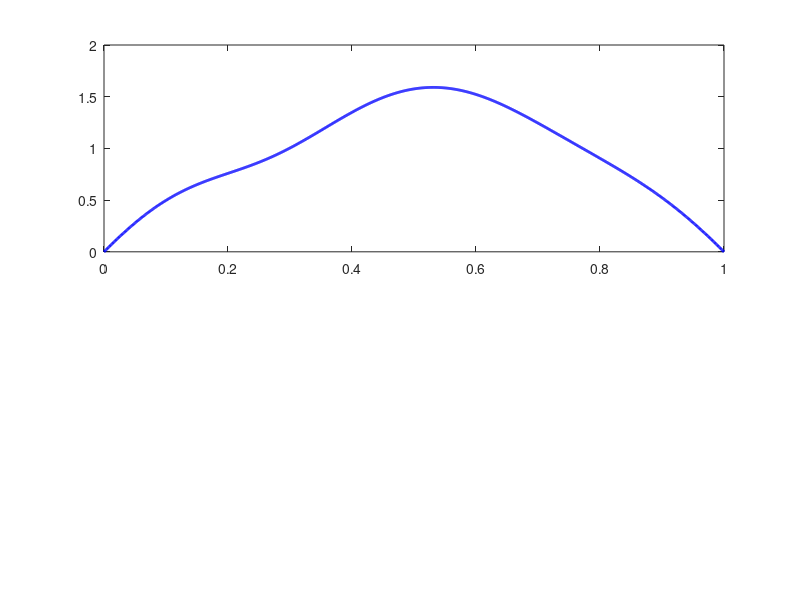

Recreate this plot in MATLAB. (Note: this script raises an error after producing the figure.)
%RUN DIRECTLY THIS SCRIPT TO OBTAIN THE RESULT FROM SIMULINK (every time I
%run the eps' plot will be saved in the current folder)
clear
clc
close all

q_i = [0 0 0]';          
q_f = rand(1,3)';   
q_f = q_f / norm(q_f); % normalizzata a distanza unitaria

% devo mettere le condizioni iniziali e finali
x_i = q_i(1); 
y_i = q_i(2); 
theta_i = q_i(3);

x_f = q_f(1); 
y_f = q_f(2); 
theta_f = q_f(3);

%limiti
v_lim = 0.5;
w_lim = 2;

%coeff 
k=1;
alpha_x = k*cos(theta_f) - 3*x_f;
alpha_y = k*sin(theta_f) - 3*y_f;
beta_x  = k*cos(theta_i) + 3*x_i;
beta_y  = k*sin(theta_i) + 3*y_i;

% legge temporale cubica standard (s(t) = 3(t/T)^2 - 2(t/T)^3)
t_i = 0;
t_f = 1;            
t = t_i : 0.001 : t_f;
T = t_f - t_i;      % T = durata
tau=t/T;

s = 3*(tau).^2 - 2*(tau).^3;
sdot = (6/T)*(tau).*(1 - tau);  % derivata della legge cubica

%polinomi (percorso geometrico)
x_s = s.^3 * x_f - (s - 1).^3 .* x_i + alpha_x .* s.^2 .* (s - 1) + beta_x .* s .* (s - 1).^2;
y_s = s.^3 * y_f - (s - 1).^3 .* y_i + alpha_y .* s.^2 .* (s - 1) + beta_y .* s .* (s - 1).^2;

% derivate prime
dx_s = 3*s.^2 * x_f - 3*(s - 1).^2 .* x_i + alpha_x .* (2*s .* (s - 1) + s.^2) + beta_x  .* ((s - 1).^2 + 2*s .* (s - 1));
dy_s = 3*s.^2 * y_f - 3*(s - 1).^2 .* y_i + alpha_y .* (2*s .* (s - 1) + s.^2) + beta_y  .* ((s - 1).^2 + 2*s .* (s - 1));

thetas = atan2(dy_s, dx_s);

% derivate seconde
ddx_s = 6 .* s .* x_f - 6 .* (s - 1) .* x_i + alpha_x .* (2 .* (s - 1) + 4 .* s) + beta_x  .* (4 .* (s - 1) + 2 .* s);
ddy_s = 6 .* s .* y_f - 6 .* (s - 1) .* y_i + alpha_y .* (2 .* (s - 1) + 4 .* s) + beta_y  .* (4 .* (s - 1) + 2 .* s);

%velocità (temporali)
v_tilde = sqrt(dx_s.^2 + dy_s.^2);
w_tilde = (ddy_s .* dx_s - ddx_s .* dy_s) ./ (dx_s.^2 + dy_s.^2);
v = v_tilde .* sdot;
w = w_tilde .* sdot;


%% PLOTS
figure('Color', 'w', 'Renderer', 'painters', 'Position', [10 10 900 650])
subplot(2,1,1)
plot(t, v, 'LineWidth', 2, 'Color', [0 0 1]); hold on
yline(0.5, '--r', '$v_{\mathrm{lim}}$', 'Interpreter', 'latex');
y_max = max(v);
ylim([0, max(y_max, v_lim) * 1.05]); % aggiungo un 5% di margine visivo
title('Linear velocity $v(t)$ before scaling', 'Interpreter', 'latex')
ylabel('$v(t)\ [\mathrm{m}/\mathrm{s}]$', 'Interpreter', 'latex')
xlabel('$t\ [\mathrm{s}]$', 'Interpreter', 'latex')
grid on; set(gca, 'FontSize', 22, 'TickLabelInterpreter', 'latex')

subplot(2,1,2)
plot(t, w, 'LineWidth', 2, 'Color', [0 0 1]); hold on
yline(2, '--r', '$\omega_{\mathrm{lim}}$', 'Interpreter', 'latex');
ymax2=max(w);
ymin=min(w);
ylim([ymin,max(ymax2,w_lim)*1.05]);
% yl = ylim;
% ylim([yl(1), 3.5])
title('Angular velocity $\omega(t)$ before scaling', 'Interpreter', 'latex')
ylabel('$\omega(t)\ [\mathrm{rad}/\mathrm{s}]$', 'Interpreter', 'latex')
xlabel('$t\ [\mathrm{s}]$', 'Interpreter', 'latex')
grid on; set(gca, 'FontSize', 22, 'TickLabelInterpreter', 'latex')
print(gcf, '-depsc2', 'velocity_before_scaling')

figure('Color', 'w', 'Renderer', 'painters', 'Position', [10 10 900 650])
plot3(s, x_s, y_s, 'LineWidth', 2, 'Color', [0 0 1])
grid on
xlabel('$s$', 'Interpreter', 'latex')
ylabel('$x(s)\ [\mathrm{m}]$', 'Interpreter', 'latex')
zlabel('$y(s)\ [\mathrm{m}]$', 'Interpreter', 'latex')
title('3D path', 'Interpreter', 'latex')
set(gca, 'FontSize', 22, 'TickLabelInterpreter', 'latex')
print(gcf, '-depsc2', 'planned_path_plot3')

figure('Color', 'w', 'Renderer', 'painters', 'Position', [10 10 900 550])
plot(t, s, 'LineWidth', 2, 'Color', [0 0 1])
grid on
xlabel('$t\ [\mathrm{s}]$', 'Interpreter', 'latex')
ylabel('$s(t)$', 'Interpreter', 'latex')
title('Cubic time law $s(t)$', 'Interpreter', 'latex')
set(gca, 'FontSize', 22, 'TickLabelInterpreter', 'latex')
print(gcf, '-depsc2', 's_time_law')

figure('Color', 'w', 'Renderer', 'painters', 'Position', [10 10 900 650])
subplot(3,1,1)
plot(s, x_s, 'LineWidth', 2, 'Color', [0 0 1])
grid on
xlabel('$s$', 'Interpreter', 'latex')
ylabel('$x(s)\ [\mathrm{m}]$', 'Interpreter', 'latex')
title('Position $x(s)$ along the trajectory', 'Interpreter', 'latex')
set(gca, 'FontSize', 22, 'TickLabelInterpreter', 'latex')

subplot(3,1,2)
plot(s, y_s, 'LineWidth', 2, 'Color', [0 0 1])
grid on
xlabel('$s$', 'Interpreter', 'latex')
ylabel('$y(s)\ [\mathrm{m}]$', 'Interpreter', 'latex')
title('Position $y(s)$ along the trajectory', 'Interpreter', 'latex')
set(gca, 'FontSize', 22, 'TickLabelInterpreter', 'latex')

subplot(3,1,3)
plot(s, thetas, 'LineWidth', 2, 'Color', [0 0 1])
grid on
xlabel('$s$', 'Interpreter', 'latex')
ylabel('$\theta(s)\ [\mathrm{rad}]$', 'Interpreter', 'latex')
title('Orientation $\theta(s)$ along the trajectory', 'Interpreter', 'latex')
set(gca, 'FontSize', 22, 'TickLabelInterpreter', 'latex')
print(gcf, '-depsc2', 'x_y_theta_vs_s')

figure('Color', 'w', 'Renderer', 'painters', 'Position', [10 10 900 650])
subplot(2,2,1)
plot(s, dx_s, 'LineWidth', 2, 'Color', [0.2 0.2 0.2])
grid on
xlabel('$s$', 'Interpreter', 'latex')
ylabel('$x''(s)\ [\mathrm{m}]$', 'Interpreter', 'latex')
title('First derivative $x''(s)$', 'Interpreter', 'latex')
set(gca, 'FontSize', 22, 'TickLabelInterpreter', 'latex')

subplot(2,2,2)
plot(s, dy_s, 'LineWidth', 2, 'Color', [0.2 0.2 0.2])
grid on
xlabel('$s$', 'Interpreter', 'latex')
ylabel('$y''(s)\ [\mathrm{m}]$', 'Interpreter', 'latex')
title('First derivative $y''(s)$', 'Interpreter', 'latex')
set(gca, 'FontSize', 22, 'TickLabelInterpreter', 'latex')

subplot(2,2,3)
plot(s, ddx_s, 'LineWidth', 2, 'Color', [0.2 0.2 0.2])
grid on
xlabel('$s$', 'Interpreter', 'latex')
ylabel('$x''''(s)\ [\mathrm{m}]$', 'Interpreter', 'latex')
title('Second derivative $x''''(s)$', 'Interpreter', 'latex')
set(gca, 'FontSize', 22, 'TickLabelInterpreter', 'latex')

subplot(2,2,4)
plot(s, ddy_s, 'LineWidth', 2, 'Color', [0.2 0.2 0.2])
grid on
xlabel('$s$', 'Interpreter', 'latex')
ylabel('$y''''(s)\ [\mathrm{m}]$', 'Interpreter', 'latex')
title('Second derivative $y''''(s)$', 'Interpreter', 'latex')
set(gca, 'FontSize', 22, 'TickLabelInterpreter', 'latex')
print(gcf, '-depsc2', 'derivatives_vs_s')

% v_lim = 0.5;
% w_lim = 2;

v_max = max(abs(v));
w_max = max(abs(w));

% scaling_necessario = false;
% motivo = "";
% 
% if v_max > v_lim && w_max <= w_lim
%     %scaling_factor = v_max / v_lim;
%     scaling_factor = max([v_max / v_lim, w_max / w_lim]);
%     motivo = "solo v(t) supera il limite";
%     scaling_necessario = true;
% elseif v_max <= v_lim && w_max > w_lim
%     %scaling_factor = w_max / w_lim;
%     scaling_factor = max([v_max / v_lim, w_max / w_lim]);
%     motivo = "solo w(t) supera il limite";
%     scaling_necessario = true;
% elseif v_max > v_lim && w_max > w_lim
%     scaling_factor = max([v_max / v_lim, w_max / w_lim]);
%     motivo = "sia v(t) che w(t) superano il limite";
%     scaling_necessario = true;
% else
%     fprintf("Nessuno scaling necessario: limiti rispettati.\n");
% end

%così mi sembra meno ridondante
scaling_necessario = false;

if v_max > v_lim || w_max > w_lim
    scaling_necessario = true;

    ratio_v = v_max / v_lim;
    ratio_w = w_max / w_lim;
    scaling_factor = max([ratio_v, ratio_w]);

    if v_max > v_lim && w_max > w_lim
        motivo = "sia v(t) che w(t) superano il limite";
    elseif v_max > v_lim
        motivo = "solo v(t) supera il limite";
    else
        motivo = "solo w(t) supera il limite";
    end

else
    fprintf("Nessuno scaling necessario: limiti rispettati.\n");
end


if scaling_necessario
    T_new = T * scaling_factor;
    fprintf("Scaling necessario: %s\n", motivo);
    fprintf("T originale: %.3f s → Nuovo T: %.3f s\n", T, T_new);

    T = T_new;
    t = 0:0.001:T;
    tau = t / T;

    s = 3*(tau).^2 - 2*(tau).^3;
    sdot = (6/T)*(tau).*(1 - tau);

    x_s = s.^3 * x_f - (s - 1).^3 .* x_i + alpha_x .* s.^2 .* (s - 1) + beta_x .* s .* (s - 1).^2;
    y_s = s.^3 * y_f - (s - 1).^3 .* y_i + alpha_y .* s.^2 .* (s - 1) + beta_y .* s .* (s - 1).^2;

    dx_s = 3*s.^2 * x_f - 3*(s - 1).^2 .* x_i + alpha_x .* (2*s .* (s - 1) + s.^2) + beta_x .* ((s - 1).^2 + 2*s .* (s - 1));
    dy_s = 3*s.^2 * y_f - 3*(s - 1).^2 .* y_i + alpha_y .* (2*s .* (s - 1) + s.^2) + beta_y .* ((s - 1).^2 + 2*s .* (s - 1));

    ddx_s = 6*s*x_f - 6*(s - 1).*x_i + alpha_x .* (2*(s - 1) + 4*s) + beta_x .* (4*(s - 1) + 2*s);
    ddy_s = 6*s*y_f - 6*(s - 1).*y_i + alpha_y .* (2*(s - 1) + 4*s) + beta_y .* (4*(s - 1) + 2*s);

    thetas = atan2(dy_s, dx_s);

    v_tilde = sqrt(dx_s.^2 + dy_s.^2);
    w_tilde = (ddy_s .* dx_s - ddx_s .* dy_s) ./ (dx_s.^2 + dy_s.^2);

    v = v_tilde .* sdot;
    w = w_tilde .* sdot;

    figure('Color', 'w', 'Renderer', 'painters', 'Position', [10 10 900 650])
    subplot(2,1,1)
    plot(t, v, 'LineWidth', 2, 'Color', [0 0 1]); hold on
    yline(v_lim, '--r', '$v_{\mathrm{lim}}$', 'Interpreter', 'latex');
    ylim([0, 0.55]); 
    title('Linear velocity $v(t)$ after scaling', 'Interpreter', 'latex')
    ylabel('$v(t)\ [\mathrm{m}/\mathrm{s}]$', 'Interpreter', 'latex')
    xlabel('$t\ [\mathrm{s}]$', 'Interpreter', 'latex')
    grid on; set(gca, 'FontSize', 22, 'TickLabelInterpreter', 'latex')

    subplot(2,1,2)
    plot(t, w, 'LineWidth', 2, 'Color', [0 0 1]); hold on
    yline(w_lim, '--r', '$\omega_{\mathrm{lim}}$', 'Interpreter', 'latex'); 
    yline(-w_lim, '--r');
    yl = ylim;
    ylim([yl(1), 3.5])
    title('Angular velocity $\omega(t)$ after scaling', 'Interpreter', 'latex')
    ylabel('$\omega(t)\ [\mathrm{rad}/\mathrm{s}]$', 'Interpreter', 'latex')
    xlabel('$t\ [\mathrm{s}]$', 'Interpreter', 'latex')
    grid on; set(gca, 'FontSize', 22, 'TickLabelInterpreter', 'latex')

    print(gcf, '-depsc2', 'velocity_after_scaling')
end
